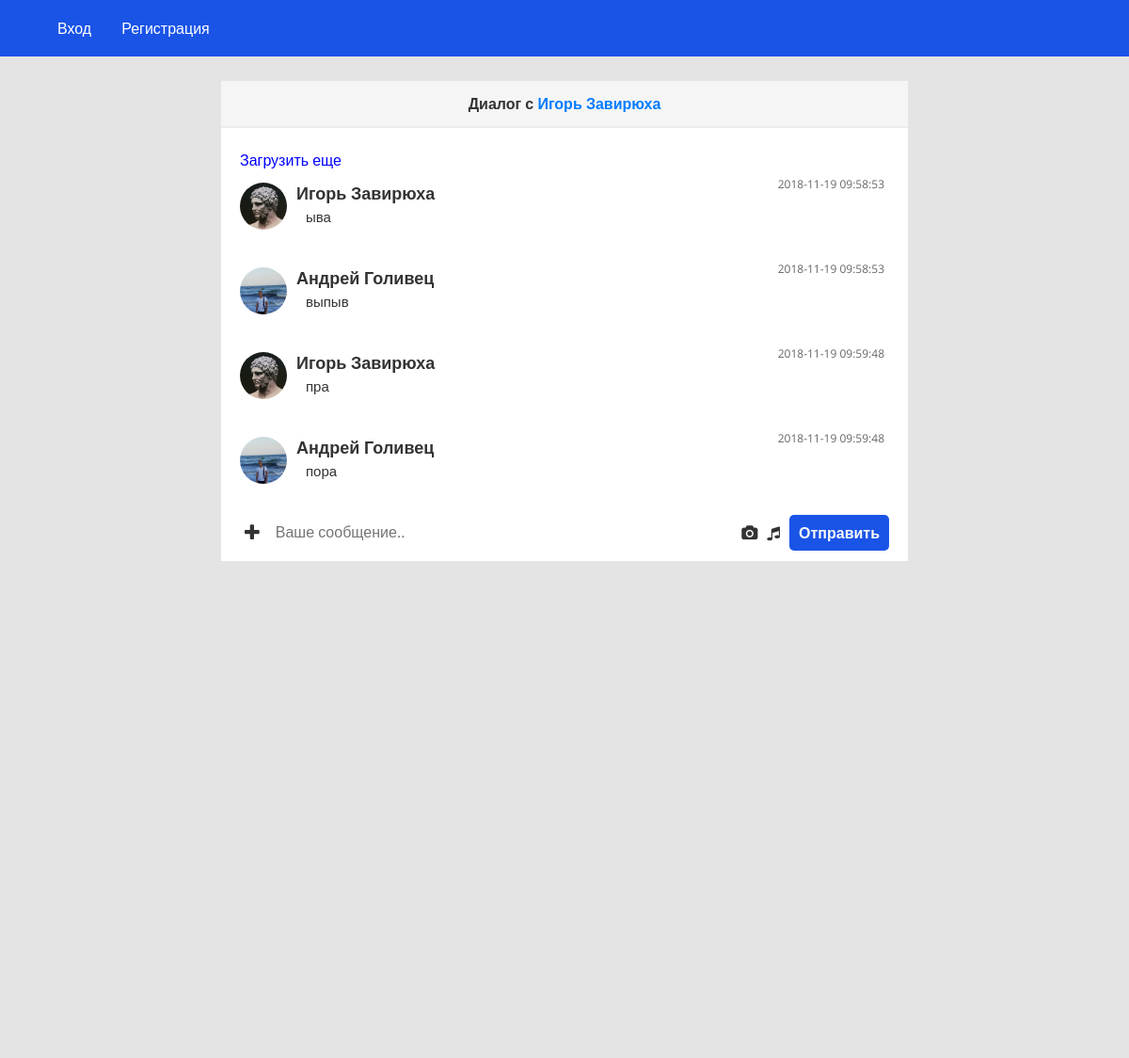
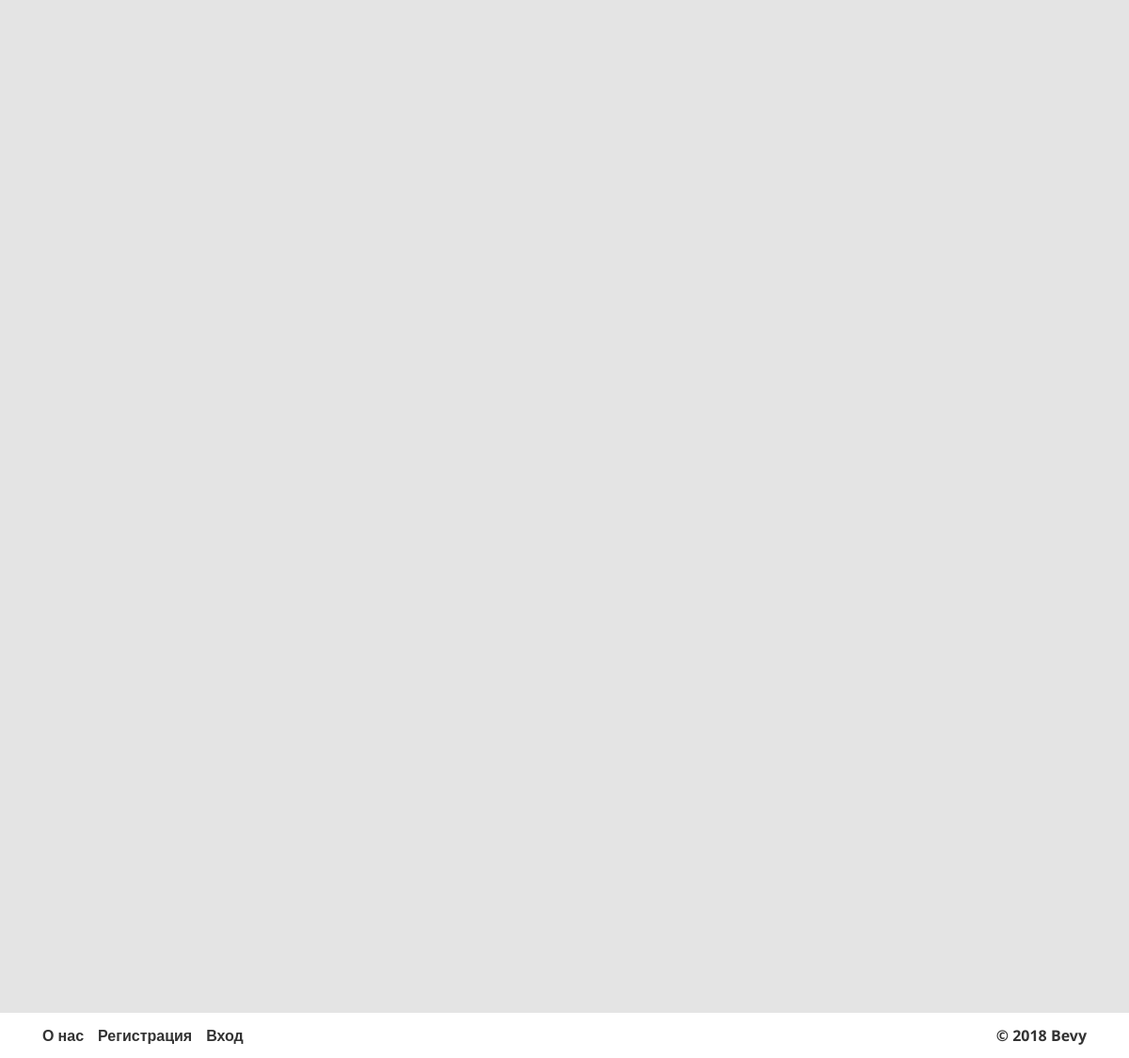
Page /dialog.php?id=12 on the committed database (2 pictures, top to bottom).
### tables this page shows
CREATE TABLE IF NOT EXISTS `users` (
  `id` int(11) NOT NULL AUTO_INCREMENT,
  `name` text,
  `surname` text,
  `email` text,
  `password` text,
  `profile_pic` varchar(255) DEFAULT NULL,
  `prev_profile_pic` varchar(255) DEFAULT NULL,
  `birth_day` text,
  `birth_month` text,
  `birth_year` text,
  `country` text,
  `city` text,
  `adress` text,
  `web_site` text,
  `phone` text,
  `public_phone` tinyint(1) NOT NULL DEFAULT '0',
  `public_email` tinyint(1) NOT NULL DEFAULT '0',
  `email_verified` tinyint(1) NOT NULL DEFAULT '0',
  `user_folder` text,
  `remember_token` text,
  `created_at` date DEFAULT NULL,
  PRIMARY KEY (`id`)
);

CREATE TABLE IF NOT EXISTS `messages` (
  `id` int(11) NOT NULL AUTO_INCREMENT,
  `message` text NOT NULL,
  `massageFoto` varchar(255) DEFAULT NULL,
  `userFrom` int(11) NOT NULL,
  `idDialog` int(11) NOT NULL,
  `time` timestamp NOT NULL DEFAULT CURRENT_TIMESTAMP,
  `userTo` int(11) NOT NULL,
  PRIMARY KEY (`id`)
);

### controllers/messageController.php (the view, shortened to what this page needs)
<?php
	function returnUserId(){
		require "db/db.php";
		$user_email = $_SESSION['user_login'];
        $get_user = "SELECT * FROM users WHERE email='$user_email'";
        $user = mysqli_fetch_array($conn->query($get_user));
        return $user['id'];
	}
	function returnUserFromDialog(){
		require "db/db.php";
		$idDialog = $_GET['id'];
		$user_id = returnUserId();
		$sql = "SELECT * FROM dialogs WHERE id = '$idDialog'";
		$dialog = $conn->query($sql);
		$userFromId = 0;
		while(($row = $dialog->fetch_assoc()) !=false){
			$idUSers = explode("|", $row['users']);
			for($i = 0;$i<count($idUSers);$i++){
				if($idUSers[$i] != $user_id){
					$userFromId = $idUSers[$i];
					break;
				}
			}
		}
		$user = $conn->query("SELECT * FROM users WHERE id = '$userFromId'");
		$user = $user->fetch_assoc();
		echo $user['name'].' '.$user['surname'];
	}
	function returnDivWithMessageForDialog($massage, $i, $user){
		echo '<div class="dialog__item relative">
                                <div class="dialog__item-content d-flex align-items-center">
                                    <div class="dialog__item-pic" style="background: url(users-media/'.$user['user_folder'].'/images/profile-images/'.$user['profile_pic'].') no-repeat center top / cover;"></div>
                                    <div class="dialog__item-info">
                                        <h3 class="dialog__author">'.$user['name'].' '.$user['surname'].'</h3>
                                        <div class="dialog__text">
                                            '.$massage[$i]['message'].'
                                        </div>
                                    </div>
                                </div>
                                <div class="dialog__item-date absolute">
                                    <span>'.$massage[$i]['time'].'</span>
                                </div>
                            </div>';
	}
	function returnMessageForDialog(){
		require "db/db.php";
		$idDialog = $_GET['id'];
		$message = $conn->query("SELECT * FROM messages WHERE idDialog = '".$idDialog."' ORDER BY time DESC LIMIT 20");
		if($message){
			$index = 0;
			$i = 0;
			while($result = mysqli_fetch_array($message)){
				$messageSort[$index] = $result;
				$index++;
			}
			$messageSort = array_reverse($messageSort);
			while(isset($messageSort[$i]['message'])) {
				$user = $conn->query("SELECT * FROM users WHERE id = '".$messageSort[$i]['userFrom']."'");
				$userIfo = $user->fetch_assoc();
				returnDivWithMessageForDialog($messageSort, $i, $userIfo);
				$i++;
			}
		}
	}
?>

### css/Dialog/dialog.css (style rules this page uses)
.dialog .dialog__item { padding: 10px 0; width: 100%; margin-bottom: 20px; }
.dialog .dialog__item .dialog__item-date { top: 1px; right: 5px; font-size: 12px; color: #666666; }
.dialog .dialog__item .dialog__item-pic { width: 50px; height: 50px; -webkit-border-radius: 50%; border-radius: 50%; margin-right: 10px; min-width: 50px; }
.dialog .dialog__item .dialog__author { font-size: 18px; font-weight: 600; }
.dialog .dialog__item .dialog__text { padding-left: 10px; font-size: 15px; }

### css/common/base.css (style rules this page uses)
html { height: 100%; }
body { font-family: 'Open Sans', sans-serif; color: #333; line-height: 1.75; height: 100%; background: #e4e4e4; }
.relative { position: relative; }
.absolute { position: absolute; }
div, a, span, input, textarea, button { box-sizing: border-box; }
h1, h2, h3, h4, p, span { cursor: default; margin: 0; }

### rows in the picture
users: name "Игорь", surname "Завирюха", user_folder+profile_pic (picture)
messages: message "ыва", time "2018-11-19 09:58:53"
users: user_folder+profile_pic (picture), name "Андрей", surname "Голивец"
messages: message "выпыв", time "2018-11-19 09:58:53"
messages: message "пра", time "2018-11-19 09:59:48"
messages: message "пора", time "2018-11-19 09:59:48"
